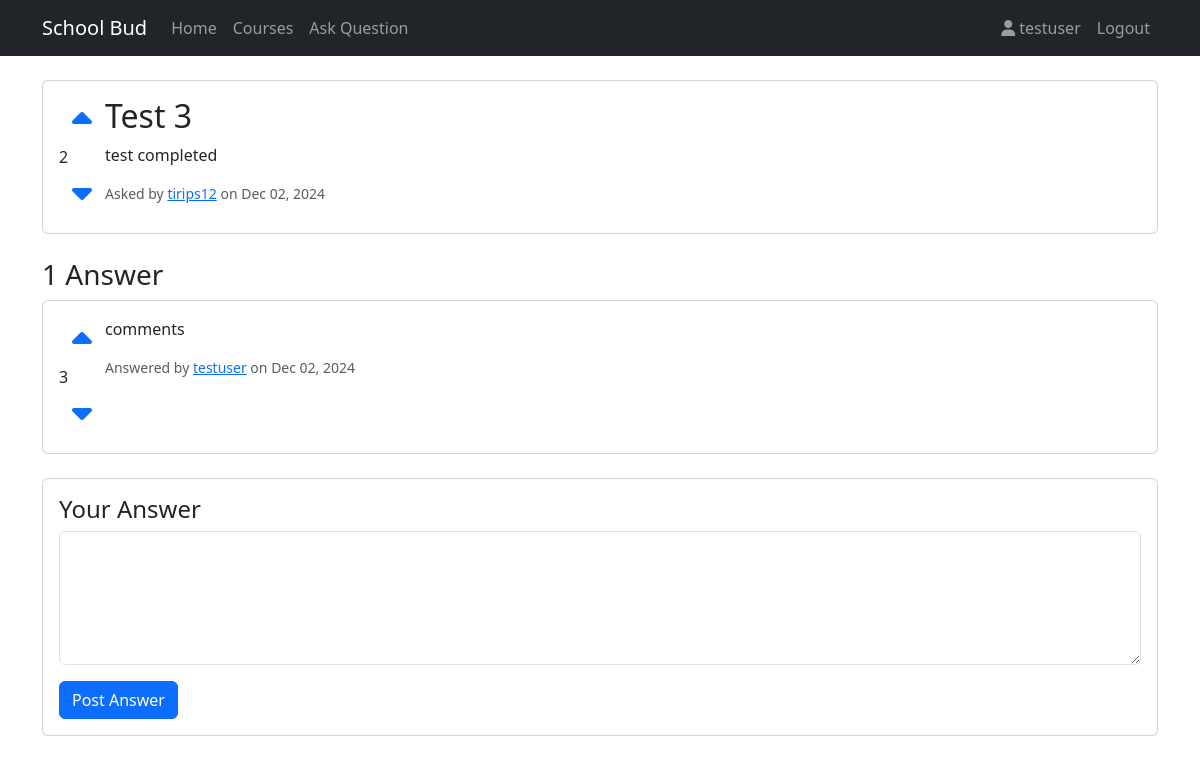
Screenshot of /question/6/ (signed in) with the database file from the repository.
### core/models.py (models this page shows, shortened)
class Question(models.Model):
    title = models.CharField(max_length=200)
    content = models.TextField()
    author = models.ForeignKey(User, on_delete=models.CASCADE)
    course = models.ForeignKey('Course', on_delete=models.SET_NULL, null=True, blank=True, related_name='questions')
    created_at = models.DateTimeField(auto_now_add=True)
    updated_at = models.DateTimeField(auto_now=True)
    votes = models.IntegerField(default=0)
    removed = models.BooleanField(default=False)
    removed_by = models.ForeignKey(User, null=True, blank=True, related_name='removed_questions', on_delete=models.SET_NULL)
    removed_at = models.DateTimeField(null=True, blank=True)
    removal_reason = models.TextField(blank=True)

class Answer(models.Model):
    question = models.ForeignKey(Question, on_delete=models.CASCADE, related_name='answers')
    content = models.TextField()
    author = models.ForeignKey(User, on_delete=models.CASCADE)
    created_at = models.DateTimeField(auto_now_add=True)
    updated_at = models.DateTimeField(auto_now=True)
    votes = models.IntegerField(default=0)
    removed = models.BooleanField(default=False)
    removed_by = models.ForeignKey(User, null=True, blank=True, related_name='removed_answers', on_delete=models.SET_NULL)
    removed_at = models.DateTimeField(null=True, blank=True)
    removal_reason = models.TextField(blank=True)

### core/views.py (the view)
# urls.py: path('question/<int:pk>/', views.question_detail, name='question_detail'),
@login_required
def question_detail(request, pk):
    question = get_object_or_404(Question, pk=pk)
    return render(request, 'core/question_detail.html', {'question': question})

### core/templates/core/question_detail.html (shortened to what this page needs)
{% extends 'core/base.html' %}
{% block content %}
<div class="card mb-4">
    <div class="card-body">
        <div class="d-flex">
            <div class="votes vote-container" data-type="question" data-id="{{ question.id }}">
                <button class="btn btn-link vote-button" data-vote="up">
                    <i class="fas fa-caret-up fa-2x"></i>
                </button>
                <div class="vote-count">{{ question.votes }}</div>
                <button class="btn btn-link vote-button" data-vote="down">
                    <i class="fas fa-caret-down fa-2x"></i>
                </button>
            </div>
            <div class="flex-grow-1">
                <h2 class="card-title">{{ question.title }}</h2>
                <p class="card-text">{{ question.content }}</p>
                <div class="d-flex justify-content-between align-items-center">
                    <small class="text-muted">
                        Asked by <a href="{% url 'profile' question.author.username %}">{{ question.author.username }}</a>
                        on {{ question.created_at|date:"M d, Y" }}
                    </small>
                </div>
            </div>
        </div>
    </div>
</div>
{% if question.answers.all %}
    <h3>{{ question.answers.count }} Answer{{ question.answers.count|pluralize }}</h3>
    {% for answer in question.answers.all %}
    <div class="card mb-3">
        <div class="card-body">
            <div class="d-flex">
                <div class="votes vote-container" data-type="answer" data-id="{{ answer.id }}">
                    <button class="btn btn-link vote-button" data-vote="up">
                        <i class="fas fa-caret-up fa-2x"></i>
                    </button>
                    <div class="vote-count">{{ answer.votes }}</div>
                    <button class="btn btn-link vote-button" data-vote="down">
                        <i class="fas fa-caret-down fa-2x"></i>
                    </button>
                </div>
                <div class="flex-grow-1">
                    <p class="card-text">{{ answer.content }}</p>
                    <div class="d-flex justify-content-between align-items-center">
                        <small class="text-muted">
                            Answered by <a href="{% url 'profile' answer.author.username %}">{{ answer.author.username }}</a>
                            on {{ answer.created_at|date:"M d, Y" }}
                        </small>
                    </div>
                </div>
            </div>
        </div>
    </div>
    {% endfor %}
{% endif %}
{% if user.is_authenticated %}
<div class="card mt-4">
    <div class="card-body">
        <h4>Your Answer</h4>
        <form method="post" action="{% url 'answer_question' question.pk %}">
            <div class="mb-3">
                <textarea class="form-control" name="content" rows="5" required></textarea>
            </div>
            <button type="submit" class="btn btn-primary">Post Answer</button>
        </form>
    </div>
</div>
{% endif %}
{% endblock %}

### core/templates/core/base.html (shortened to what this page needs)
{% load static %}
<!DOCTYPE html>
<html lang="en">
<head>
    <link href="https://cdn.jsdelivr.net/npm/bootstrap@5.3.0/dist/css/bootstrap.min.css" rel="stylesheet">
    <link href="https://cdnjs.cloudflare.com/ajax/libs/font-awesome/6.0.0/css/all.min.css" rel="stylesheet">
</head>
<body class="{% if user.is_authenticated %}user-authenticated{% endif %}">
    <nav class="navbar navbar-expand-lg navbar-dark bg-dark">
        <div class="container">
            <a class="navbar-brand" href="{% url 'home' %}">School Bud</a>
            <div class="collapse navbar-collapse" id="navbarNav">
                <ul class="navbar-nav me-auto">
                    <li class="nav-item">
                        <a class="nav-link" href="{% url 'home' %}">Home</a>
                    </li>
                    <li class="nav-item">
                        <a class="nav-link" href="{% url 'course_list' %}">Courses</a>
                    </li>
                    {% if user.is_authenticated %}
                    <li class="nav-item">
                        <a class="nav-link" href="{% url 'question_new' %}">Ask Question</a>
                    </li>
                    {% endif %}
                </ul>
                <ul class="navbar-nav">
                    {% if user.is_authenticated %}
                    <li class="nav-item">
                        <a class="nav-link" href="{% url 'profile' user.username %}">
                            <i class="fas fa-user"></i> {{ user.username }}
                        </a>
                    </li>
                    <li class="nav-item">
                        <a class="nav-link" href="{% url 'logout' %}">Logout</a>
                    </li>
                    {% endif %}
                </ul>
            </div>
        </div>
    </nav>
    <div class="container mt-4">
        {% block content %}
        {% endblock %}
    </div>
</body>
</html>

### rows the page displays
Question: votes "2", title "Test 3", content "test completed", author.username "tirips12", created_at "Dec 02, 2024", answers.count "1"
Answer: votes "3", content "comments", author.username "testuser", created_at "Dec 02, 2024"

### other values shown
{{ user.username }} "testuser"
